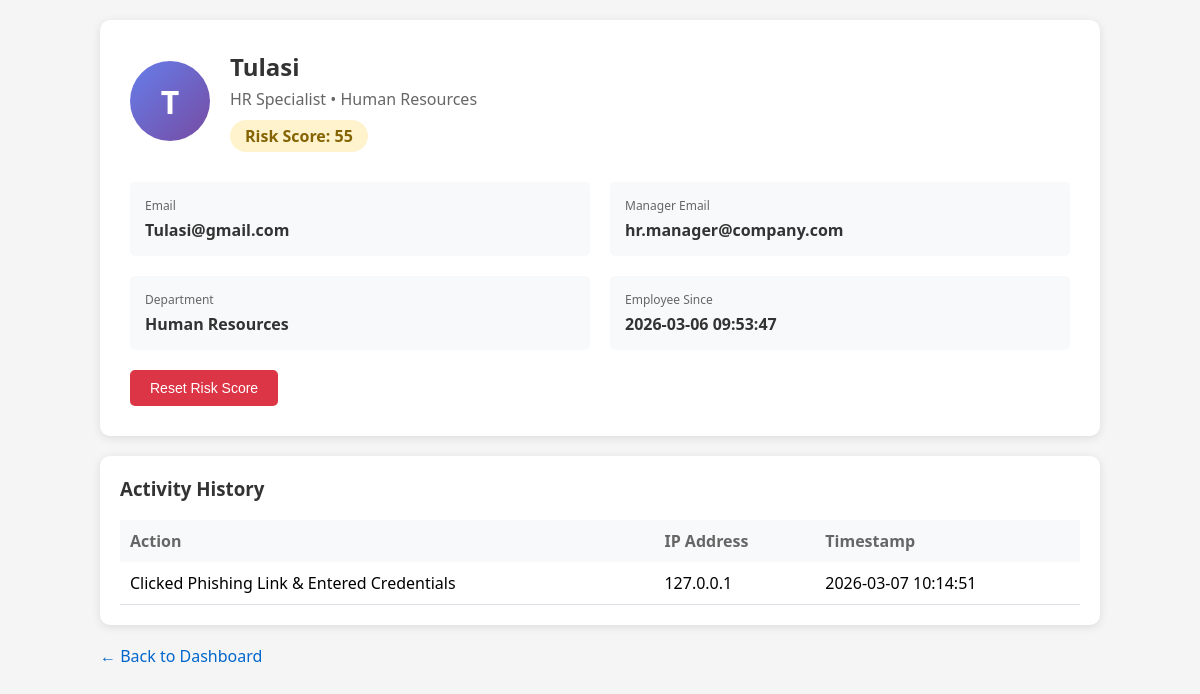
/user/2, run on the app's committed database.
### tables this page shows
CREATE TABLE users (
                user_id INTEGER PRIMARY KEY AUTOINCREMENT,
                name TEXT NOT NULL,
                email TEXT UNIQUE NOT NULL,
                role TEXT,
                department TEXT,
                manager_email TEXT,
                risk_score INTEGER DEFAULT 0,
                created_at TIMESTAMP DEFAULT CURRENT_TIMESTAMP
            );

CREATE TABLE user_activity (
                activity_id INTEGER PRIMARY KEY AUTOINCREMENT,
                user_id INTEGER,
                action TEXT NOT NULL,
                ip_address TEXT,
                user_agent TEXT,
                timestamp TIMESTAMP DEFAULT CURRENT_TIMESTAMP,
                FOREIGN KEY (user_id) REFERENCES users (user_id)
            );

### app.py (the view)
@app.route("/user/<int:user_id>")
def user_details(user_id):
    c = conn()
    user = c.execute("SELECT * FROM users WHERE user_id = ?", (user_id,)).fetchone()
    activities = c.execute("""
        SELECT * FROM user_activity
        WHERE user_id = ?
        ORDER BY timestamp DESC
    """, (user_id,)).fetchall()
    c.close()
    if user:
        return render_template("user_details.html", user=user, activities=activities)
    return "User not found", 404

### app.py (called while the page is built)
def conn():
    c = sqlite3.connect(DB)
    c.row_factory = sqlite3.Row
    return c

### templates/user_details.html (shortened to what this page needs)
<!DOCTYPE html>
<html>
<head>
</head>
<body>
    <div class="container">
        <div class="user-card">
            <div class="user-header">
                <div class="user-avatar">{{ user.name[0] }}</div>
                <div class="user-title">
                    <h2>{{ user.name }}</h2>
                    <p>{{ user.role }} • {{ user.department }}</p>
                    <div class="risk-score
                        {% if user.risk_score < 30 %}risk-low
                        {% elif user.risk_score < 70 %}risk-medium
                        {% else %}risk-high{% endif %}">
                        Risk Score: {{ user.risk_score }}
                    </div>
                </div>
            </div>
            <div class="info-grid">
                <div class="info-item">
                    <div class="info-label">Email</div>
                    <div class="info-value">{{ user.email }}</div>
                </div>
                <div class="info-item">
                    <div class="info-label">Manager Email</div>
                    <div class="info-value">{{ user.manager_email }}</div>
                </div>
                <div class="info-item">
                    <div class="info-label">Department</div>
                    <div class="info-value">{{ user.department }}</div>
                </div>
                <div class="info-item">
                    <div class="info-label">Employee Since</div>
                    <div class="info-value">{{ user.created_at }}</div>
                </div>
            </div>
            {% if user.risk_score > 0 %}
            <form method="post" action="/reset_risk/{{ user.user_id }}" style="margin-top: 20px;">
                <button type="submit" class="btn-reset" onclick="return confirm('Reset risk score for {{ user.name }}?')">
                    Reset Risk Score
                </button>
            </form>
            {% endif %}
        </div>
        <div class="activities-section">
            <h3>Activity History</h3>
            {% if activities %}
            <table>
                <tr>
                    <th>Action</th>
                    <th>IP Address</th>
                    <th>Timestamp</th>
                </tr>
                {% for activity in activities %}
                <tr>
                    <td>{{ activity.action }}</td>
                    <td>{{ activity.ip_address or 'N/A' }}</td>
                    <td>{{ activity.timestamp }}</td>
                </tr>
                {% endfor %}
            </table>
            {% else %}
            <p>No activities recorded yet.</p>
            {% endif %}
        </div>
        <a href="/dashboard" class="back-link">← Back to Dashboard</a>
    </div>
</body>
</html>

### templates/user_details.html (style rules this page uses)
body { font-family: 'Segoe UI', Arial, sans-serif; background: #f5f5f5; margin: 0; padding: 20px; }
.container { max-width: 1000px; margin: 0 auto; }
.user-card { background: white; border-radius: 10px; padding: 30px; box-shadow: 0 2px 10px rgba(0,0,0,0.1); margin-bottom: 20px; }
.user-header { display: flex; align-items: center; gap: 20px; margin-bottom: 30px; }
.user-avatar { width: 80px; height: 80px; background: linear-gradient(135deg, #667eea 0%, #764ba2 100%); border-radius: 50%; display: flex; align-items: center; justify-content: center; color: white; font-size: 32px; font-weight: bold; }
.user-title h2 { margin: 0; color: #333; }
.user-title p { margin: 5px 0 0; color: #666; }
.risk-score { display: inline-block; padding: 5px 15px; border-radius: 20px; font-weight: bold; margin-top: 10px; }
.risk-medium { background: #fff3cd; color: #856404; }
.info-grid { display: grid; grid-template-columns: repeat(2, 1fr); gap: 20px; margin-top: 20px; }
.info-item { padding: 15px; background: #f8f9fa; border-radius: 5px; }
.info-label { color: #666; font-size: 12px; margin-bottom: 5px; }
.info-value { color: #333; font-size: 16px; font-weight: bold; }
.activities-section { background: white; border-radius: 10px; padding: 20px; box-shadow: 0 2px 10px rgba(0,0,0,0.1); }
.activities-section h3 { margin-top: 0; color: #333; }
table { width: 100%; border-collapse: collapse; }
th { text-align: left; padding: 10px; background: #f8f9fa; color: #666; }
td { padding: 10px; border-bottom: 1px solid #dee2e6; }
.back-link { display: inline-block; margin-top: 20px; color: #0066cc; text-decoration: none; }
.btn-reset { background: #dc3545; color: white; border: none; padding: 10px 20px; border-radius: 5px; cursor: pointer; font-size: 14px; }

### data on the page
users: name "T", name "Tulasi", role "HR Specialist", department "Human Resources", risk_score "55", email "Tulasi@gmail.com", manager_email "hr.manager@company.com", created_at "2026-03-06 09:53:47"
user_activity: action "Clicked Phishing Link & Entered Credentials", ip_address "127.0.0.1", timestamp "2026-03-07 10:14:51"
